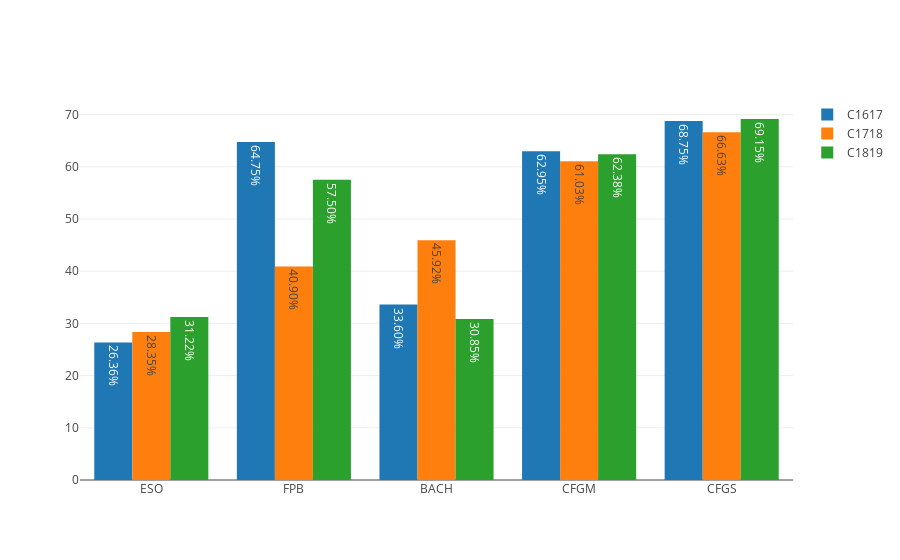

Notebook cell for this chart:
### Markdown cell above
## COMPARATIVA CON LOS ÚLTIMOS CURSOS

### Code cell
aux = df.groupby(['etapa', 'curso', 'evaluación']).mean().reset_index().set_index('etapa')
series = {year: aux.loc[stages].query(f'curso == "{year}" & evaluación == "{labels[-1][1]}"')['éxito'].values
          for year in years}

myplotly.cbar(stages, series)

### Figure 1 — Plotly figure (JSON) as saved in the notebook; plotly's stock layout.template omitted (floating-point values rounded to 4 significant figures)
{"data": [{"hoverinfo": "x+text+name", "name": "C1617", "text": ["26.36%", "64.75%", "33.60%", "62.95%", "68.75%"], "type": "bar", "uid": "9750f121-9e26-4891-a8e9-3c2e7500c7f2", "x": ["ESO", "FPB", "BACH", "CFGM", "CFGS"], "y": [26.36, 64.75, 33.6, 62.95, 68.75]}, {"hoverinfo": "x+text+name", "name": "C1718", "text": ["28.35%", "40.90%", "45.92%", "61.03%", "66.63%"], "type": "bar", "uid": "924b383d-2f18-4085-a352-493e1d2f95a2", "x": ["ESO", "FPB", "BACH", "CFGM", "CFGS"], "y": [28.35, 40.9, 45.92, 61.03, 66.63]}, {"hoverinfo": "x+text+name", "name": "C1819", "text": ["31.22%", "57.50%", "30.85%", "62.38%", "69.15%"], "type": "bar", "uid": "081bd398-0f67-41af-be32-65ea75651d6c", "x": ["ESO", "FPB", "BACH", "CFGM", "CFGS"], "y": [31.22, 57.5, 30.85, 62.38, 69.15]}], "layout": {"barmode": "group"}}
